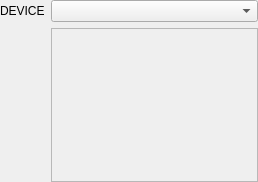
<?xml version="1.0" encoding="UTF-8"?>
<ui version="4.0">
 <class>MVCAMStreamWidget</class>
 <widget class="QWidget" name="MVCAMStreamWidget">
  <property name="geometry">
   <rect>
    <x>0</x>
    <y>0</y>
    <width>258</width>
    <height>182</height>
   </rect>
  </property>
  <property name="windowTitle">
   <string>StreamWidget</string>
  </property>
  <layout class="QVBoxLayout" name="verticalLayout_2">
   <property name="leftMargin">
    <number>0</number>
   </property>
   <property name="topMargin">
    <number>0</number>
   </property>
   <property name="rightMargin">
    <number>0</number>
   </property>
   <property name="bottomMargin">
    <number>0</number>
   </property>
   <item>
    <layout class="QFormLayout" name="formLayout">
     <item row="0" column="0">
      <widget class="QLabel" name="label">
       <property name="text">
        <string>DEVICE</string>
       </property>
      </widget>
     </item>
     <item row="0" column="1">
      <widget class="QComboBox" name="deviceComboBox"/>
     </item>
     <item row="1" column="1">
      <widget class="QPlainTextEdit" name="plainTextEdit">
       <property name="enabled">
        <bool>false</bool>
       </property>
      </widget>
     </item>
    </layout>
   </item>
  </layout>
 </widget>
 <layoutdefault spacing="6" margin="11"/>
 <resources/>
 <connections/>
</ui>
